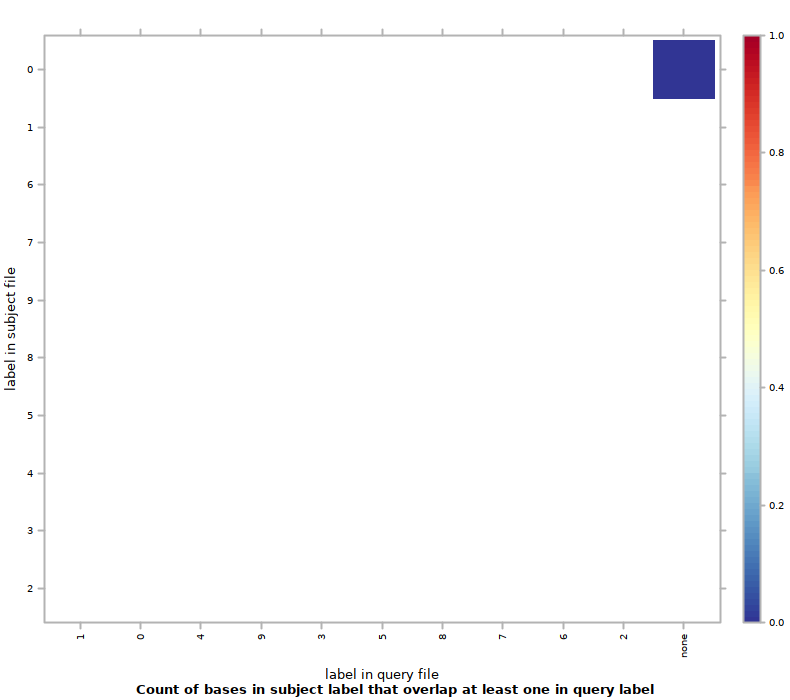

Here is the R script that generated this plot:
#!/usr/bin/env Rscript
## transcript produced by Segtools 1.1.14

segtools.r.dirname <-
  system2("python",
          c("-c", "'import segtools; print segtools.get_r_dirname()'"),
          stdout = TRUE)

source(file.path(segtools.r.dirname, 'common.R'))
source(file.path(segtools.r.dirname, 'overlap.R'))
save.overlap.performance('./K5seq1bp50bp/overlap-ordered', 'overlap.performance', './K5seq1bp50bp/overlap-ordered/overlap.tab', row.normalize = 'FALSE', mnemonic_file = './K5seq1bp50bp/overlap-direct/mnemonics1_new.txt', clobber = FALSE, col_mnemonic_file = './K5seq1bp50bp/overlap-direct/mnemonics2_new.txt')
save.overlap.heatmap('./K5seq1bp50bp/overlap-ordered', 'overlap', './K5seq1bp50bp/overlap-ordered/overlap.tab', clobber = FALSE, col_mnemonic_file = './K5seq1bp50bp/overlap-direct/mnemonics2_new.txt', cluster = FALSE, max_contrast = FALSE, row.normalize = 'FALSE', mnemonic_file = './K5seq1bp50bp/overlap-direct/mnemonics1_new.txt')
